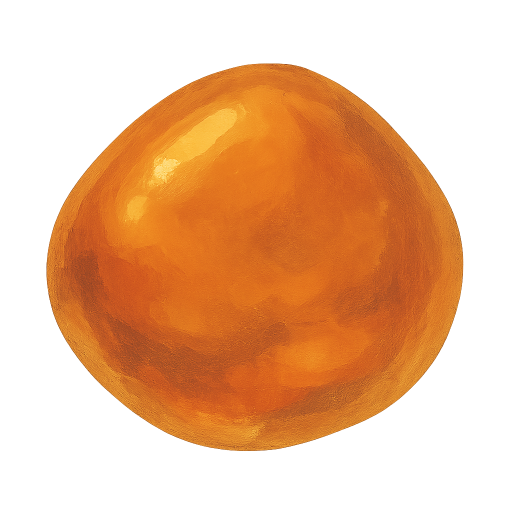
#> input picture src/assets-src/originals/resources/resource-amber.png, 1024 x 1024 px (shown at 1/2 size); its folder holds only this picture in this run
$ python clean_images.py
#> lines starting #> are read from the running program, lines starting #| are printed output that depends on the picture
from collections.abc import Generator
from PIL import Image
from pathlib import Path
import numpy as np

TARGET_SIZE = (256, 256)
TERRAIN_TARGET_SIZE = (256, 256)
RESOURCES_TARGET_SIZE = (128, 128)
INPUT_DIR = "src/assets-src/originals"
OUTPUT_DIR = "src/assets-src/cleaned"


def clean_image(input_path: Path, output_path: Path):
    image = Image.open(input_path)
#> image is the input picture: PIL image 1024x1024 RGBA; mean R, G, B, A 150.4, 83.4, 26.5, 118.3

    if image.mode == "RGBA" and "coasts" not in str(input_path):
        image = crop_out_transparency(image)

    str_input_path = str(input_path)
    if "terrain" in str_input_path:
        size = TERRAIN_TARGET_SIZE
    elif "resources" in str_input_path:
        size = RESOURCES_TARGET_SIZE
    else:
        size = TARGET_SIZE

    image.thumbnail(size)
    image.save(output_path)


def crop_out_transparency(image: Image) -> Image:
    alpha = np.array(image.getchannel("A"))
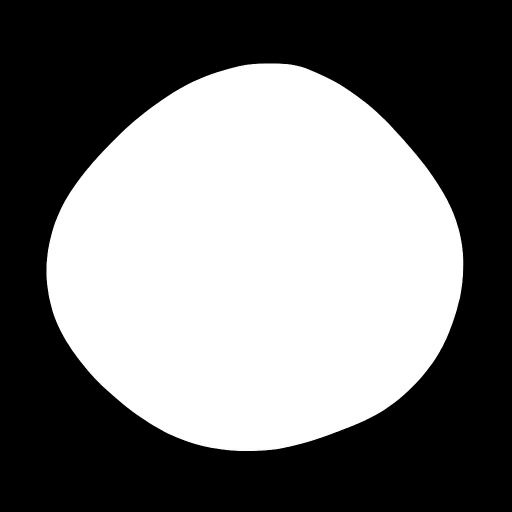
#> alpha: shape (1024, 1024) (shown at 1/2 size); min 0, max 255, mean 118.3

    non_empty_columns = np.where(alpha.max(axis=0) > 2)[0]
#> non_empty_columns = 836 values from 92 to 927
    non_empty_rows = np.where(alpha.max(axis=1) > 2)[0]
#> non_empty_rows = 779 values from 124 to 903

    if len(non_empty_rows) == 0 or len(non_empty_columns) == 0:
        return image

    cropBox = (
        min(non_empty_columns),
        min(non_empty_rows),
        max(non_empty_columns) + 1,
        max(non_empty_rows) + 1,
    )
#> cropBox = (92, 124, 928, 904)

    return image.crop(cropBox)
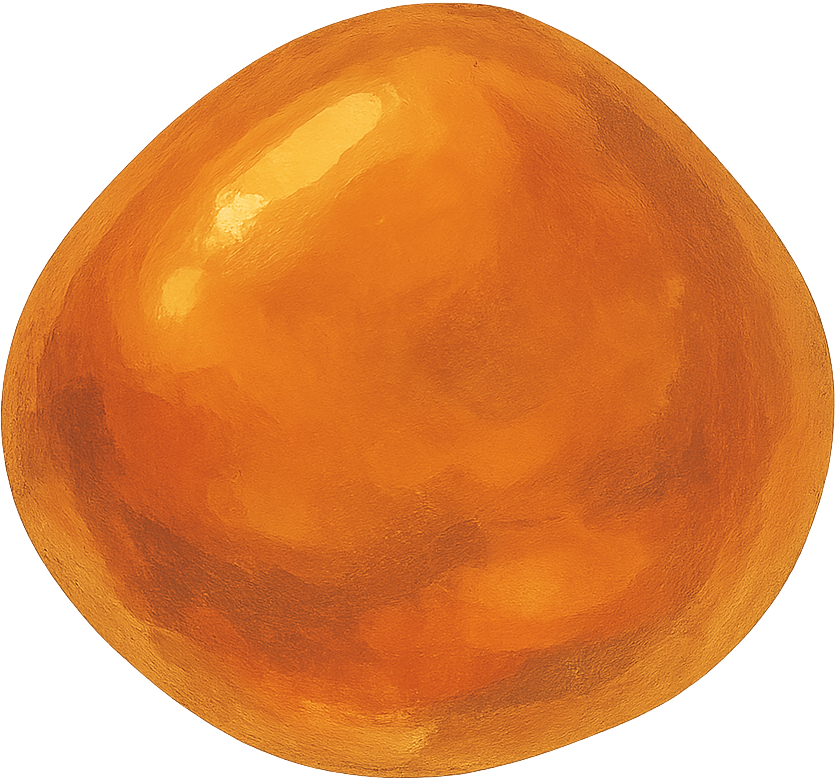
#> returned value: PIL image 836x780 RGBA; mean R, G, B, A 193.7, 104.8, 34.1, 190.2; transparent parts drawn white


def get_input_paths() -> Generator[str]:
    root_path = Path(INPUT_DIR)
    yield from root_path.glob("**/*.png")


def clean_images():
    for input_path in get_input_paths():
        output_path = Path(str(input_path).replace(INPUT_DIR, OUTPUT_DIR))
        output_path.parent.mkdir(exist_ok=True, parents=True)
        clean_image(input_path, output_path)
#> in clean_image, `image.thumbnail(size)`:
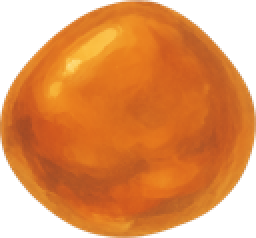
#> image: PIL image 128x119 RGBA (shown 2 times larger); mean R, G, B, A 161.8, 84.7, 27.7, 190.4; transparent parts drawn white
#> pass 2 of the loop in clean_images, `for input_path in get_input_paths():`:
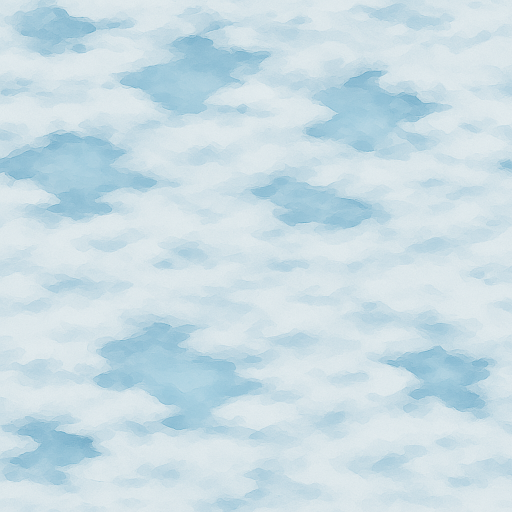
#> input picture src/assets-src/originals/terrain/arctic-1.png, 1024 x 1024 px (shown at 1/2 size)
#> in clean_image, image is the input picture: PIL image 1024x1024 RGB; mean R, G, B 201.2, 221, 229
#> in clean_image (call 2), `image.thumbnail(size)`:
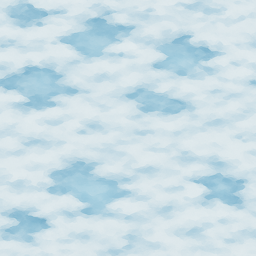
#> image: PIL image 256x256 RGB; mean R, G, B 201.3, 221.1, 229.1


if __name__ == "__main__":
    clean_images()
